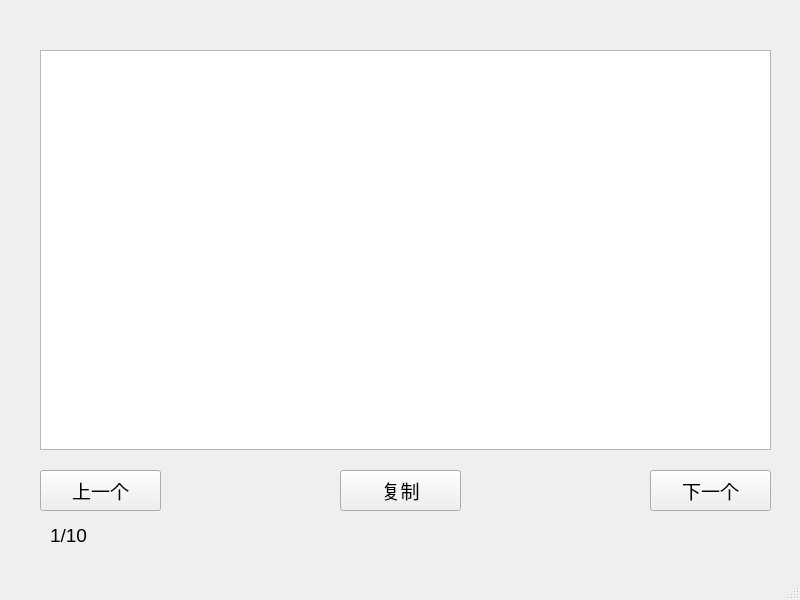
<?xml version="1.0" encoding="UTF-8"?>
<ui version="4.0">
 <class>MainWindow</class>
 <widget class="QMainWindow" name="MainWindow">
  <property name="geometry">
   <rect>
    <x>0</x>
    <y>0</y>
    <width>800</width>
    <height>600</height>
   </rect>
  </property>
  <property name="font">
   <font>
    <pointsize>14</pointsize>
   </font>
  </property>
  <property name="windowTitle">
   <string>MainWindow</string>
  </property>
  <widget class="QWidget" name="centralwidget">
   <widget class="QPushButton" name="preBtn">
    <property name="geometry">
     <rect>
      <x>40</x>
      <y>470</y>
      <width>121</width>
      <height>41</height>
     </rect>
    </property>
    <property name="text">
     <string>上一个</string>
    </property>
   </widget>
   <widget class="QPushButton" name="copyBtn">
    <property name="geometry">
     <rect>
      <x>340</x>
      <y>470</y>
      <width>121</width>
      <height>41</height>
     </rect>
    </property>
    <property name="text">
     <string>复制</string>
    </property>
   </widget>
   <widget class="QPushButton" name="nextBtn">
    <property name="geometry">
     <rect>
      <x>650</x>
      <y>470</y>
      <width>121</width>
      <height>41</height>
     </rect>
    </property>
    <property name="text">
     <string>下一个</string>
    </property>
   </widget>
   <widget class="QLabel" name="label">
    <property name="geometry">
     <rect>
      <x>50</x>
      <y>520</y>
      <width>101</width>
      <height>31</height>
     </rect>
    </property>
    <property name="text">
     <string>1/10</string>
    </property>
   </widget>
   <widget class="QTextBrowser" name="textEditor">
    <property name="geometry">
     <rect>
      <x>40</x>
      <y>50</y>
      <width>731</width>
      <height>400</height>
     </rect>
    </property>
   </widget>
  </widget>
  <widget class="QMenuBar" name="menubar">
   <property name="geometry">
    <rect>
     <x>0</x>
     <y>0</y>
     <width>800</width>
     <height>23</height>
    </rect>
   </property>
  </widget>
  <widget class="QStatusBar" name="statusbar"/>
 </widget>
 <resources/>
 <connections/>
</ui>
